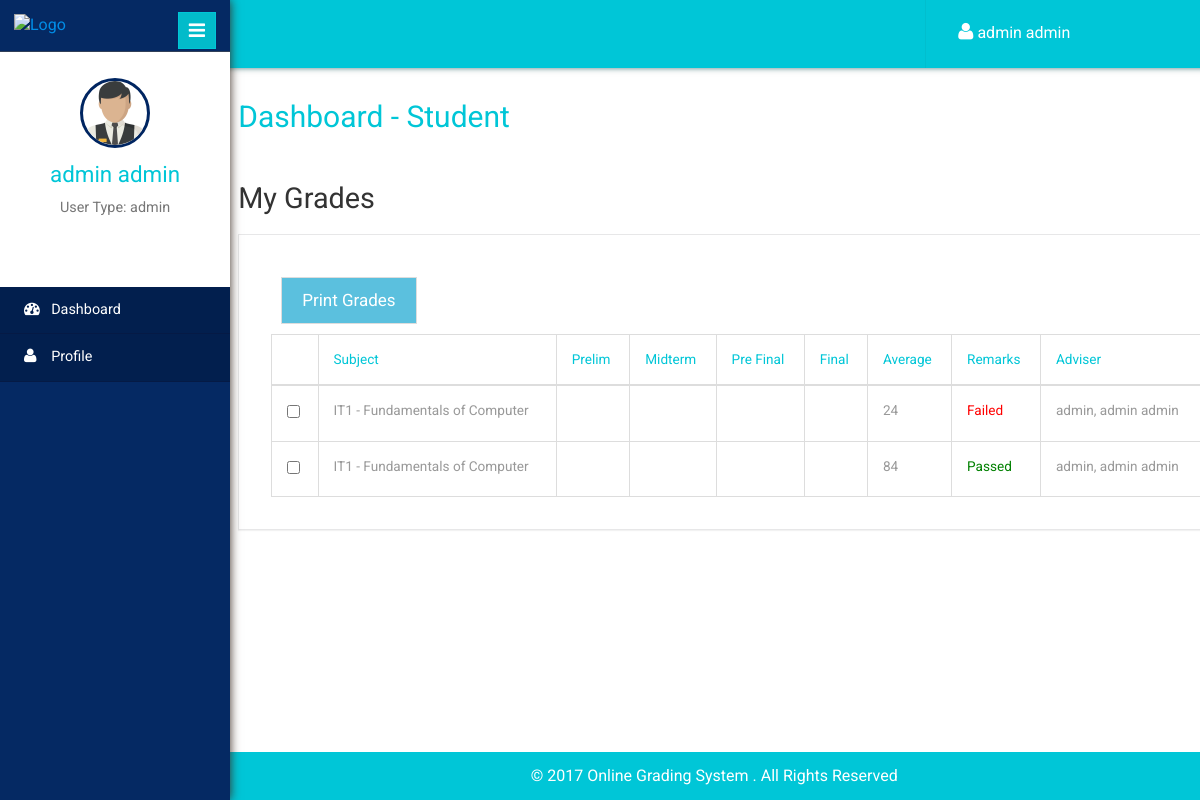
Page /student_dashboard.php (signed in) on the committed database.
### tables this page shows
CREATE TABLE `usertbl` (
  `id` int(11) NOT NULL,
  `username` varchar(140) NOT NULL,
  `password` varchar(100) NOT NULL,
  `fname` varchar(140) NOT NULL,
  `mname` varchar(140) NOT NULL,
  `lname` varchar(140) NOT NULL,
  `contact` varchar(140) NOT NULL,
  `usertype` varchar(50) NOT NULL,
  `status` int(11) NOT NULL
);

CREATE TABLE `tblstudentgrade` (
  `id` int(11) NOT NULL,
  `studentid` int(11) NOT NULL,
  `schoolyearid` int(11) NOT NULL,
  `subjectid` int(11) NOT NULL,
  `classid` int(11) NOT NULL,
  `adviserid` int(11) NOT NULL,
  `1stgrading` int(11) NOT NULL,
  `2ndgrading` int(11) NOT NULL,
  `3rdgrading` int(11) NOT NULL,
  `4thgrading` int(11) NOT NULL,
  `gradeaverage` int(11) NOT NULL,
  `remarks` varchar(20) NOT NULL
);

CREATE TABLE `tblsubjects` (
  `id` int(11) NOT NULL,
  `subjectname` varchar(50) NOT NULL,
  `description` varchar(50) NOT NULL,
  `yearlevelid` int(11) NOT NULL
);

### session.php (called while the page is built, shortened)
<?php
if (isset($_SESSION['username']))
{
	$username = $_SESSION['username'];
}
else
{
	header("Location: index.php");
	exit();
}
$result = mysqli_query($con,"SELECT * FROM usertbl WHERE username = '$username'")or die(mysqli_error($con));
$user_rows = mysqli_fetch_array($result);
$fname = $user_rows['fname'];
$lname = $user_rows['lname'];
$sessionid = $user_rows['id'];
$userType = $user_rows['usertype'];
$name = $fname." ".$lname;
?>

### student_dashboard.php (the view, shortened to what this page needs)
<!DOCTYPE html>
<html>
<head>
	<?php include "inc/navbar.php"; ?>
</head>
<body>
	<div class="page-container">
		<div class="left-content">
			<?php include "inc/header.php"; ?>
			<div class="outter-wp">
				<div class="sub-heard-part">
					<ol class="breadcrumb m-b-0">
						<li><h2 style="margin-top:0px;"><a>Dashboard - Student</a></h2></li>
					</ol>
				</div>
				<div class="graph-visual tables-main">
					<h3 class="inner-tittle two">My Grades </h3>
					<div class="graph">
						<?php
						$result = mysqli_query($con, "SELECT *,sg.id as sgid, CONCAT(t.lname, ', ', t.fname, ' ', t.mname)  as tname, CONCAT(s.lname, ', ', s.fname, ' ', s.mname)  as sname
							FROM tblstudentgrade sg
							LEFT JOIN tblstudentclass sc ON sg.classid = sc.classid
							AND sg.studentid = sc.studentid
							AND sg.subjectid = sc.subjectid
							LEFT JOIN usertbl s ON sg.studentid = s.id
							LEFT JOIN tblteacheradvisory ta ON sg.classid = ta.classid
							LEFT JOIN usertbl t ON sg.adviserid = t.id
							LEFT JOIN tblclass c ON sg.classid = c.id
							LEFT JOIN tblschoolyear sy ON sg.schoolyearid = sy.id
							LEFT JOIN tblsubjects sb on sg.subjectid = sb.id
							where sg.studentid = '".$sessionid."'")or die(mysqli_error($con));
						if(mysqli_num_rows($result) > 0){
							?>
							<button type="button" name="print" class="btn btn-info">Print Grades</button>
							<table class="table table-bordered">
								<thead>
									<tr>
										<th></th>
										<th>Subject</th>
										<th>Prelim</th>
										<th>Midterm</th>
										<th>Pre Final</th>
										<th>Final</th>
										<th>Average</th>
										<th>Remarks</th>
										<th>Adviser</th>
									</tr>
								</thead>
								<tbody>
									<?php
									while($row = mysqli_fetch_array($result)) {
										?>
										<tr>
											<th scope="row"><input type="checkbox" id="record" name="sgid[]" value="<?php echo $row['sgid']; ?>"></th>
											<td><?php echo $row['subjectname']." - ".$row['description']; ?></td>
											<td><?php echo $row['prelim']; ?></td>
											<td><?php echo $row['midterm']; ?></td>
											<td><?php echo $row['prefi']; ?></td>
											<td><?php echo $row['final']; ?></td>
											<td><?php echo $row['gradeaverage']; ?></td>
											<td><?php echo ($row['remarks'] == "Passed" ? "<label style='color:green'>".$row['remarks']."</label>" : (($row['remarks'] == "Failed") ? "<label style='color:red'>".$row['remarks']."</label>" : "<label style='color:black'>No Final Remarks</label>")); ?></td>
											<td><?php echo $row['tname']; ?></td>
										</tr>
										<?php } ?>
									</tbody>
								</table>
								<?php }else{ ?>
								<div class="alert alert-danger">No data found.</div>
								<?php } ?>
							</div>
						</div>
					</div>
					<?php include "inc/stud_sidebar.php"; ?>
				</div>
			</body>
			</html>

### inc/header.php (shortened to what this page needs)
<?php include "conn.php"; ?>
<?php include "session.php"; ?>
<div class="inner-content">
	<div class="header-section">
		<div class="top_menu">
			<div class="profile_details_left">
				<ul class="nofitications-dropdown">
					<li class="dropdown note">
						<a href="#" class="dropdown-toggle" data-toggle="dropdown" aria-expanded="false" style="color:#fff;"><i class="fa fa-user"></i> <?php echo $name; ?></a>
					</li>
				</ul>
			</div>
			<div class="clearfix"></div>
		</div>
	</div>

### inc/stud_sidebar.php (shortened to what this page needs)
<footer>
	<p style="color:#fff;padding-right:200px;">&copy 2017 Online Grading System . All Rights Reserved</p>
</footer>
<div class="sidebar-menu">
	<header class="logo">
		<a href="#" class="sidebar-icon"> <span class="fa fa-bars"></span> </a> <a href="student_dashboard.php"> <img id="logo" src="" alt="Logo"/>
	</a>
</header>
<div class="down">
	<a href="student_dashboard.php"><img style="width:70px;height:70px;" src="images/man-29.png"></a>
	<a href="student_dashboard.php"><span class=" name-caret"><?php echo $name; ?></span></a>
	<p>User Type: <?php echo $userType; ?></p>
	<ul>
		<li><a class="tooltips" href="profile.php"><span>Profile</span><i class="lnr lnr-user"></i></a></li>
		<li><a class="tooltips" href="logout.php"><span>Log out</span><i class="lnr lnr-power-switch"></i></a></li>
	</ul>
</div>
<div class="menu">
	<ul id="menu" >
		<li><a href="student_dashboard.php"><i class="fa fa-tachometer"></i> <span>Dashboard</span></a></li>
		<li><a href="profile.php"><i class="fa fa-user"></i> <span>Profile</span></a></li>
	</ul>
</div>
</div>

### rows in the picture
usertbl: name "admin admin", usertype "admin"
tblstudentgrade: subjectid.subjectname "IT1", subjectid.description "Fundamentals of Computer", gradeaverage "24", remarks "Failed", tname "admin, admin admin"
tblstudentgrade: subjectid.subjectname "IT1", subjectid.description "Fundamentals of Computer", gradeaverage "84", remarks "Passed", tname "admin, admin admin"
